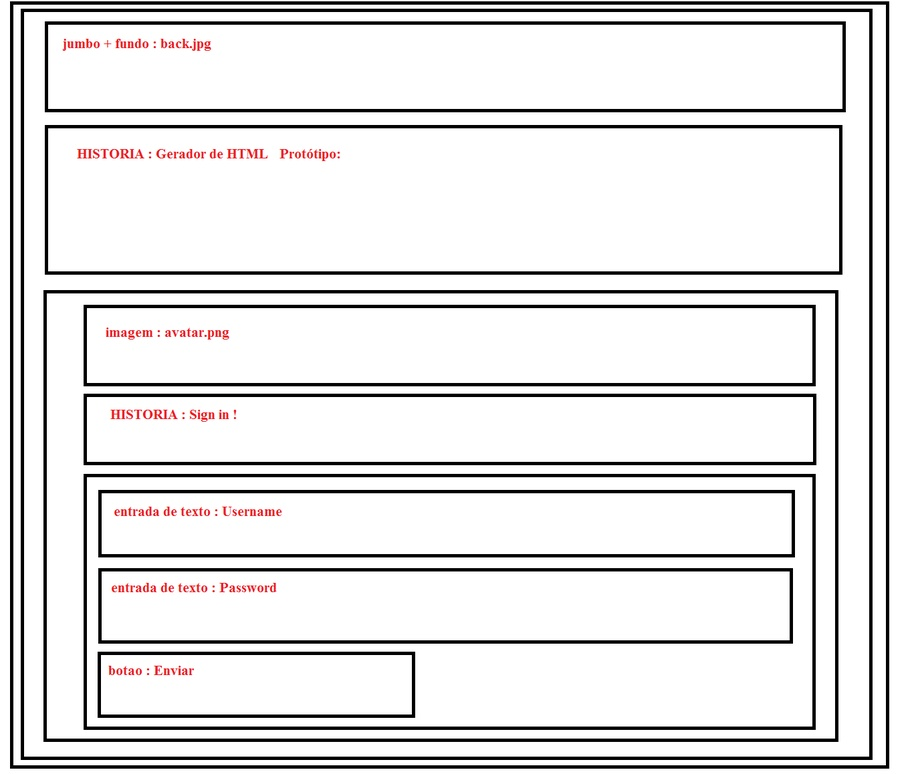
#> input picture login.jpg, 912 x 774 px, shrunk from 1364 x 1158 before the run
$ python htmlGenerator.py   (older library calls are emulated)
#> lines starting #> are read from the running program, lines starting #| are printed output that depends on the picture; after the words box and inside, x2 and y2 are one past the last pixel; in counts of white or black regions, pixels touching at a corner belong together
#> further down, imgColorida is the input picture: PIL image 912x774 RGB; mean R, G, B 228.5, 227.6, 227.6
### UtilsHtmlGenerator.py
import pytesseract as ocr
import cv2

from PIL import Image

reservedtags = {
    'HISTORIA : ': '<div class="container {appendClass} " align="center"><h4>{dadosTag}</h4></div>',
    'botao : ': '<button class="btn btn-primary {appendClass}" type="" name="" value="">{dadosTag}</button>',
    'entrada de texto : ': '<input class="form-control {appendClass}" type="text" placeholder="{dadosTag}"/>',
    'imagem : ': '<div align="center"><img src="{dadosTag}" /></div>',
    'fundo : ': 'flgstyle class=" {appendClass} " style = "background: url(\'{dadosTag}\');-webkit-background-size: cover; -moz-background-size: cover;-o-background-size: cover; background-size: cover;"',
}


def replacecolor(imgtemp):
    (rows, cols, depth) = imgtemp.shape
#> rows = 774; cols = 912; depth = 3

    for row in range(rows):
        for col in range(cols):
            pixel = imgtemp[row][col]
            (r, g, b) = pixel.tolist()
            if r > 17:
                imgtemp[row][col] = (255, 255, 255)
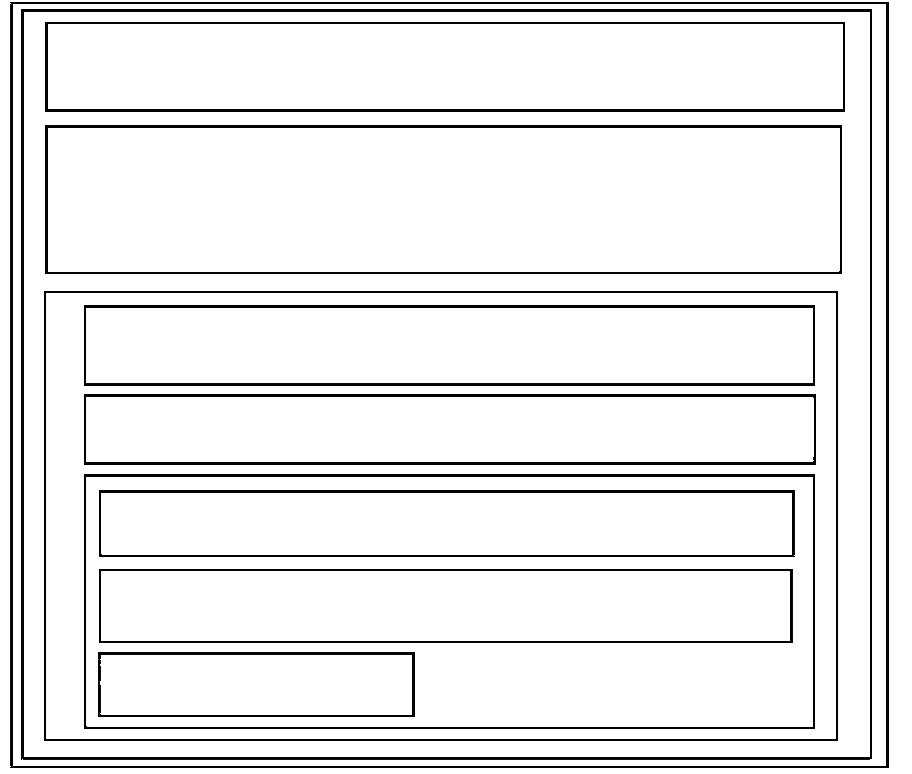
#> imgtemp: shape (774, 912, 3); mean R, G, B 235.7, 235.7, 235.7
    return imgtemp


def analyzeTag(cv2img, tagsAvailable=reservedtags):
    dictparams = {
        'appendClass': '',
        'dadosTag': ''
    }

    cv2img = cv2.cvtColor(cv2img, cv2.COLOR_RGB2GRAY)

    ret, thresh = cv2.threshold(cv2img, 127, 255, cv2.THRESH_BINARY | cv2.THRESH_OTSU)
    instrucao = ocr.image_to_string(Image.fromarray(thresh), lang='por')
    if instrucao != '':
        for tag, value in tagsAvailable.items():
            if instrucao.startswith('jumbo + '):
                instrucao = instrucao.replace('jumbo + ', '')
                dictparams['appendClass'] = 'jumbotron'
            if instrucao.startswith(tag):
                dictparams['dadosTag'] = instrucao.replace(tag, '').replace('\n', '<br>')
                return value.format(**dictparams)
    return ''

### htmlGenerator.py
import cv2
import numpy as np
from UtilsHtmlGenerator import *

from PIL import Image, ImageFilter, ImageOps

HTML = """
<!DOCTYPE html>
<html lang="por">
<head>
    <meta http-equiv="Content-Type" content="text/html" charset="UTF-8">
    <link rel="stylesheet" href="https://maxcdn.bootstrapcdn.com/bootstrap/3.3.7/css/bootstrap.min.css">
    <title>%s</title>
</head>
<body>
%s

<script src="https://maxcdn.bootstrapcdn.com/bootstrap/3.3.7/js/bootstrap.min.js"></script>
</body>
</html>
"""

bodyteste = []

marginx = 0
marginy = 0


def addBody(imgdiv, imgcolorida, contour, tab=1):
    nx, ny, nw, nh = cv2.boundingRect(contour)
    marginx = nx
    marginy = ny

    nx = nx + 10
    ny = ny + 10
    nw = nw - 20
    nh = nh - 20


    cutimg = imgdiv[ny:ny+nh, nx:nx+nw]

    cutcolorida = imgcolorida[ny:ny+nh, nx:nx+nw]

    img2, cont2, hier2 = cv2.findContours(cutimg, cv2.RETR_EXTERNAL, cv2.CHAIN_APPROX_NONE)

    tagAnalyzed = ''

    if len(cont2) == 0: # verifico se a box possui box filhas, se possuir eu não analizo textos (redução alta de custos de processamento)
        tagAnalyzed = analyzeTag(np.asarray(ImageOps.flip(Image.fromarray(cutcolorida))).astype(np.uint8))

    tabs = ''.join('\t' for i in range(tab))
    obody = tabs + tagAnalyzed + '\n'
    if tagAnalyzed.startswith('flgstyle'):
        bodyteste[-1:] = tabs + '<div {tagOptions}>\n'.format(**{'tagOptions': tagAnalyzed.replace('flgstyle', '')})
        obody = ''

    if tagAnalyzed == '':
        #obody = tabs + '<div class="container" style="width: %ipx; height: %ipx; margin: %ipx %ipx">\n' % (nw, nh, 0, 0)
        obody = tabs + '<div class="container">\n'
        bodyteste.append(obody)
    else:
        #obody = tabs + '<div style="width: %ipx; height: %ipx; margin: %ipx %ipx">\n' % (nw, nh, 0, 0)
        bodyteste.append(obody)

    if not len(cont2) == 0:
        for i in cont2:
            addBody(cutimg, cutcolorida, i, tab + 1)
        bodyteste.append(tabs + '</div>\n')
        return None
    elif tagAnalyzed == '':
        bodyteste.append(tabs + '</div>\n')
        return None


imgColorida = Image.open('login.jpg').convert('RGB')

imgColoridaParaCv2 = np.asarray(imgColorida).astype(np.uint8) # rever

imgtemp = Image.fromarray(replacecolor(imgColoridaParaCv2)) # rever esta redundancia

imgColoridaParaCv2 = np.asarray(ImageOps.flip(imgColorida)).astype(np.uint8) # rever
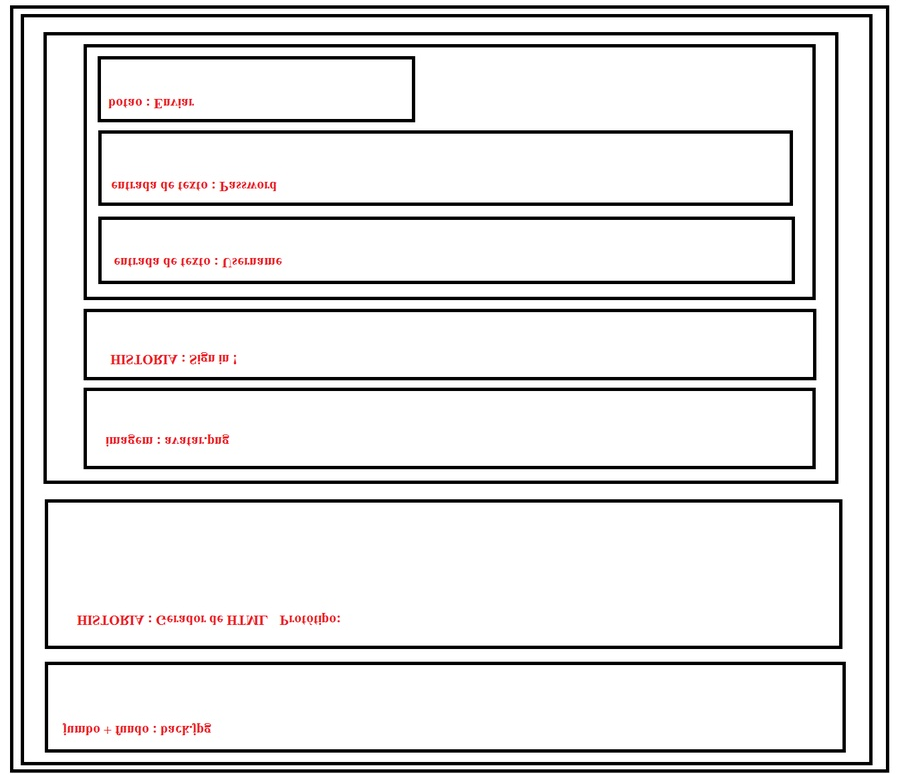
#> imgColoridaParaCv2: shape (774, 912, 3); mean R, G, B 228.5, 227.6, 227.6

imgLimpaParaCv2 = np.asarray(ImageOps.invert(ImageOps.flip(imgtemp)).convert('L')).astype(np.uint8)
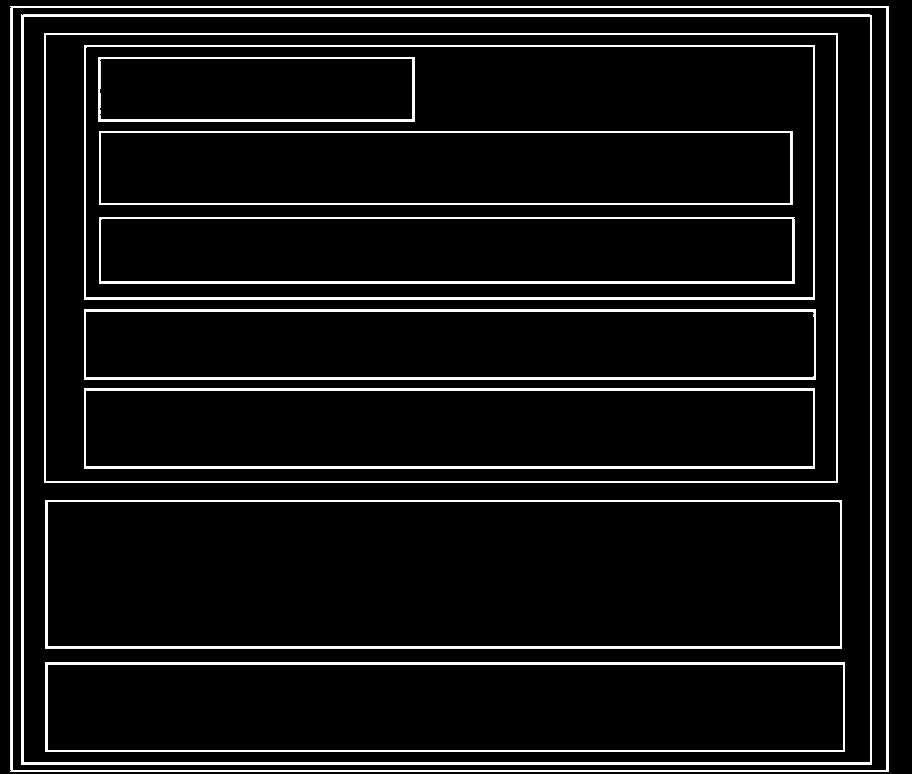
#> imgLimpaParaCv2: shape (774, 912); min 0, max 255, mean 19.3
img, cont, hier = cv2.findContours(imgLimpaParaCv2, cv2.RETR_EXTERNAL, cv2.CHAIN_APPROX_NONE)
#> cont = 1 contour; box (x1, y1, x2, y2) and area: (10, 6, 889, 772) 671668

for indice, c in enumerate(cont):
    x, y, w, h = cv2.boundingRect(c)
#> (the run stopped early here; a loop or call above may not have finished)
